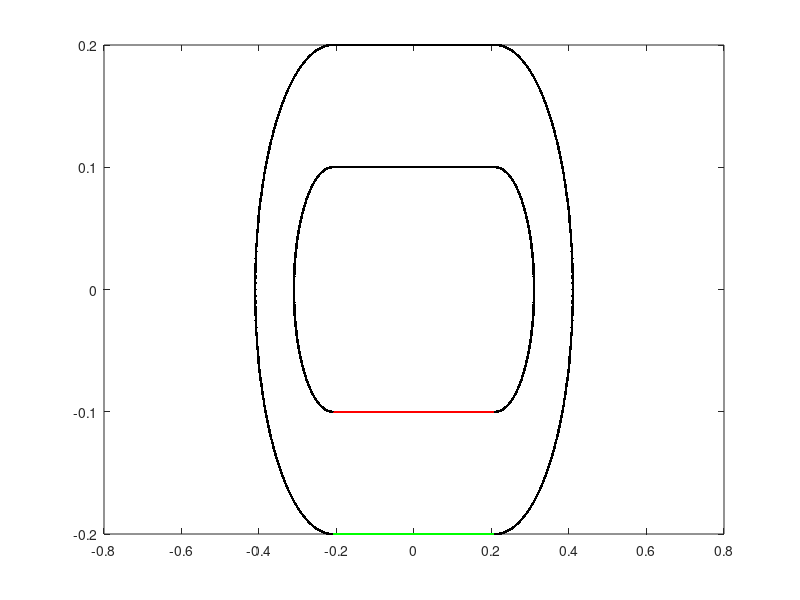

Recreate this plot in MATLAB.
%Racetrack with prescribed peristalsis and pericardium

L = 1;                              % length of computational domain (m)
N = 512;                            % number of Cartesian grid meshwidths at the finest level of the AMR grid
dx = L/N;                           % Cartesian mesh width (m)
ds = L/(2*N);                       % space between boundary points in straight tube

%%%%%%%%%%%%%%%%%%%%%%%%%%%%%%%%%%%%%%%%%%%%%%%%%%%
%%%%%%%%%%%%%%%%%%%%%%%%%%%%%%%%%%%%%%%%%%%%%%%%%%%
%Parameters for the racetrack

Let = 0.4;                          % Length of elastic tube (m)
Nend = 10;                           % Number of rigid points on each end of elastic section
Lt = Let+2*Nend*ds;                 % Length of straight section with three rigid points on each end

diameter = 0.1;                     % diameter of the tube
R2 = 0.1;                           % radius of inner wall
R1 = R2+diameter;                   % radius of outer wall
percont = 0.8;                      %percent contraction for applied force peristalsis

Nstraight = 2*ceil(Lt/ds);          % number of points along each straight section
Ncurve = 2*ceil(pi*R1/ds);          % number of points along each curved section
Nrace = Nstraight+2*Ncurve;         % number of points making up the racetrack part
dtheta = pi/(Ncurve/2);             % angle increment for drawing curved edges

mesh_name = 'heart_';               % structure name

centery = 0;                        % y-position of center of curved sections
centerx1 = -0.5*Lt;                 % x-position of center of left curved section
centerx2 = 0.5*Lt;                  % x-position of center of right curved section

%%%%%%%%%%%%%%%%%%%%%%%%%%%%%%%%%%%%%%%%%%%%%%%%%%%%%%%%%%
%%%%%%%%%%%%%%%%%%%%%%%%%%%%%%%%%%%%%%%%%%%%%%%%%%%%%%%%%
% Parameters for the pericardium
%Dp = 2*diameter;                    %diameter of the pericardium
%Nperi = 2*ceil((Dp-diameter)/ds);  % number of boundary points along the sides of the pericardium
%Nperitot = Nperi + Nstraight;       % total number of pericardium points

%%%%%%%%%%%%%%%%%%%%%%%%%%%%%%%%%%%%%%%%%%%%%%%%%%%%%%%%%%
%%%%%%%%%%%%%%%%%%%%%%%%%%%%%%%%%%%%%%%%%%%%%%%%%%%%%%%%%
% Parameters for the actuator
%La = 0.04;                          % length of the actuator section
%NLa = ceil(La/ds);                  % number of points along each actuator
%Ca = 0.25*Lt;                       % center of the actuator section
%NCa = ceil(ceil(Nstraight/2)*Ca/Lt); % index of the center point
%Na1 = NCa - ceil(NLa/2);            % index of the starting point with respect to the elastic section
%Na2 = Na1+NLa-1;                    % index of the ending point with respect to the elastic section

%%%%%%%%%%%%%%%%%%%%%%%%%%%%%%%%%%%%%%%%%%%%%%%%%%%%%%%%%%
%%%%%%%%%%%%%%%%%%%%%%%%%%%%%%%%%%%%%%%%%%%%%%%%%%%%%%%%%
% Parameters for the prescribed peristalsis
Lap = 0.3;                          % length of the actuator section
NLap = ceil(Lap/ds);                  % number of points along each actuator
Cap = 0.5*Lt;                       % center of the actuator section
NCap = ceil(ceil(Nstraight/2)*Cap/Lt); % index of the center point
Na1p = NCap - ceil(NLap/2);            % index of the starting point with respect to the elastic section
Na2p = Na1p+NLap-1;                    % index of the ending point with respect to the elastic section


%%%%%%%%%%%%%%%%%%%%%%%%%%%%%%%%%%%%%%%%%%%
%%%%%%%%%%%%%%%%%%%%%%%%%%%%%%%%%%%%%%%%%%%

% Parameters for applied force peristalsis
%Lnperi = 0.05;                          % length of the end of the flexible tube without peristalsis
%Lperi = Lt-2*Lnperi;                      % length of the peristalsis section of tube
%Nperist = ceil(Lperi/ds);                 % number of peristaltic points on top or bottom of tube
%NCent = ceil(Nstraight/4);                 %index of center of elastic tube
%Nperi1 = NCent-ceil(0.5*Nperist);           % index of the starting point with respect to the elastic section
%Nperi2 = Nperi1+Nperist-1;                  %index of the ending point with respect to the elastic section

%%%%%%%%%%%%%%%%%%%%%%%%%%%%%%%%%%%%%%%%%%%
%%%%%%%%%%%%%%%%%%%%%%%%%%%%%%%%%%%%%%%%%%%
% parameters for markers
Nmarkersx = 11;                     %number of columns of markers
Nmarkersy = 11;                     %number of markers in each column
Nmarkers=Nmarkersx*Nmarkersy;       %total number of markers
dmx = Let/(Nmarkersx-1);            %space between markers in x-direction
dmy = diameter/(Nmarkersy-1);       %space between markers in y-direction

%%%%%%%%%%%%%%%%%%%%%%%%%%%%%%%%%%%%%%%%%%%
%%%%%%%%%%%%%%%%%%%%%%%%%%%%%%%%%%%%%%%%%%%
% material parameters
kappa_spring = 30.0;               % spring constant (Newton)
kappa_beam = 0.3;                 % beam stiffness constant (Newton m^2) %2.5e-2 works for Wo>=5
kappa_target = kappa_spring;        % target point penalty spring constant (Newton)
Fmag = 4.0e0;                % this is my best guess at a reasonable applied force %4.0e0 works for Wo>=5
phase = 0;                      %initial phase of the oscillating force, where F=Fmag*phase and phase = (1+sin(2*pi*f*t-pi/2));

%%%%%%%%%%%%%%%%%%%%%%%%%%%%%%%%%%%%%%%%%%%%%%%%%%%%%%%%%%%%%%%%%%%%%%%%%%%%%%%%
%%%%%%%%%%%%%%%%%%%%%%%%%%%%%%
% Make the elastic section of the tube
% Write out the vertex information
% 
% vertex_fid = fopen([mesh_name 'tube_' num2str(N) '.vertex'], 'w');
% fprintf(vertex_fid, '%d\n', Nstraight);
% 
% %top part
% for i=1:ceil(Nstraight/2)
%     ytop = centery-R2;
%     xtop = -Lt/2+(i-1)*ds;
%     fprintf(vertex_fid, '%1.16e %1.16e\n', xtop, ytop);
% end
% 
% %bottom part
% for i=ceil(Nstraight/2)+1:Nstraight
%     ybot = centery-R1;
%     xbot = -Lt/2+(i-ceil(Nstraight/2)-1)*ds;
%     fprintf(vertex_fid, '%1.16e %1.16e\n', xbot, ybot);
% end
% fclose(vertex_fid);

%%%%%%%%%%%%%%%%%%%%%%%%%%%%%%%%%%%%%%%%%%%%%%%%%%%%%%%%%%%%%%%%%%%%%%%%%%%%%%%%
%%%%%%%%%%%%%%%%%%%%%%%%%%%%%%
% Make markers as vertices with no material properties

vertex_fid = fopen(['markers_' num2str(N) '.vertex'], 'w');
fprintf(vertex_fid, '%d\n', Nmarkers);

%top part
for i=0:Nmarkersx-1
    for j=0:Nmarkersy-1
        y = centery-R2-j*dmy;
        x = -Let/2+i*dmx;
    fprintf(vertex_fid, '%1.16e %1.16e\n', x, y);
    end
end


%%%%%%%%%%%%%%%%%%%%%%%%%%%%%%%%%%%%%%%%%%%%%%%%%%%%%%%%%%%%%%%%%%%%%%%%%%%%%%%%
%%%%%%%%%%%%%%%%%%%%%%%%%%%%%%
% prescribed peristalsis part
% Write out the vertex information
%%%%%%%%%%%%%%%%%%%%%%%%%%%%%%
% prescribed peristalsis part
% Write out the vertex information

%top part
vertex_fid = fopen(['pperi_top_' num2str(N) '.vertex'], 'w');
fprintf(vertex_fid, '%d\n', NLap);

for i=Na1p:Na2p,
    ytop = centery-R2;
    xtop = -Lt/2+i*ds;
    fprintf(vertex_fid, '%1.16e %1.16e\n', xtop, ytop);
end
fclose(vertex_fid);

%bottom part
vertex_fid = fopen(['pperi_bot_' num2str(N) '.vertex'], 'w');
fprintf(vertex_fid, '%d\n', NLap);

for i=Na1p:Na2p,
    ybot = centery-R1;
    xbot = -Lt/2+i*ds;
    fprintf(vertex_fid, '%1.16e %1.16e\n', xbot, ybot);
end
fclose(vertex_fid);

% Allocate space for variables
ytop_elastic = zeros(1,ceil(Nstraight/2));
xtop_elastic = zeros(1,ceil(Nstraight/2));
ybot_elastic = zeros(1,ceil(Nstraight/2));
xbot_elastic = zeros(1,ceil(Nstraight/2));

% Vertex information
vertex_fid = fopen([mesh_name 'tube_' num2str(N) '.vertex'], 'w');
fprintf(vertex_fid, '%d\n', Nstraight);

% Top section, elastic tube
for i = 1:(Nstraight/2)
    ytop_elastic(1,i) = centery-R2;
    xtop_elastic(1,i) = -Lt/2+(i-1)*ds;
    fprintf(vertex_fid, '%1.16e %1.16e\n', xtop_elastic(1,i), ytop_elastic(1,i));
end

% Bottom section, elastic tube
for  i = 1:(Nstraight/2)
    ybot_elastic(1,i) = centery-R1;
    xbot_elastic(1,i) = -Lt/2+(i-1)*ds;
    fprintf(vertex_fid, '%1.16e %1.16e\n', xbot_elastic(1,i), ybot_elastic(1,i));
end

fclose(vertex_fid);

% Plots elastic tube vertices
plot(xtop_elastic,ytop_elastic,'r.')
hold on
plot(xbot_elastic,ybot_elastic,'g.')
%%%%%%%%%%%%%%%%%%%%%%%%%%%%%%%%%%%%%%%%%%%%%%%%%%%%%%%%%%%%%%%%%%%%%%%%%%%%%%%%
%%%%%%%%%%%%%%%%%%%%%%%%%%%%%%
% valveless pumping applied force
% Use either the target point actuator or the applied force, but not both.
% Write out the vertex information
%
%vertex_fid = fopen(['vp_aforce_' num2str(N) '.vertex'], 'w');
%fprintf(vertex_fid, '%d\n', 2*NLa);
%
%top points
%for i=Na1:Na2,
%    ytop = centery-R2;
%    xtop = -Lt/2+i*ds;
%    fprintf(vertex_fid, '%1.16e %1.16e\n', xtop, ytop);
%end
%
%bottom points
%for i=Na1:Na2,
%    ybot = centery-R1;
%    xbot = -Lt/2+i*ds;
%    fprintf(vertex_fid, '%1.16e %1.16e\n', xbot, ybot);
%end
%fclose(vertex_fid);
%
%%%%%%%%%%%%%%%%%%%%%%%%%%%%%%%%%%%%%%%%%%%%%%%%%%%%%%%%%%%%%%%%%%%%%%%%%%%%%%%%
%%%%%%%%%%%%%%%%%%%%%%%%%%%%%%
% peristalsis applied force
% Use either the target point actuator or the applied force, but not both.
% Write out the vertex information
%
%vertex_fid = fopen(['peri_aforce_' num2str(N) '.vertex'], 'w');
%fprintf(vertex_fid, '%d\n', 2*Nperist);
%
%top points
%for i=Nperi1:Nperi2,
%    ytop = centery-R2;
%    xtop = -Lt/2+i*ds;
%    fprintf(vertex_fid, '%1.16e %1.16e\n', xtop, ytop);
%end
%
%bottom points
%for i=Nperi1:Nperi2,
%    ybot = centery-R1;
%    xbot = -Lt/2+i*ds;
%    fprintf(vertex_fid, '%1.16e %1.16e\n', xbot, ybot);
%end
%fclose(vertex_fid);
%
%%%%%%%%%%%%%%%%%%%%%%%%%%%%%%%%%%%%%%%%%%%%%%%%%%%%%%%%%%%%%%%%%%%%%%%%%%%%%%%%
%%%%%%%%%%%%%%%%%%%%%%%%%%%%%%
% race track part
% Write out the vertex information

% Allocate Space
x_race = zeros(1,Nrace);
y_race = zeros(1,Nrace);

vertex_fid = fopen([mesh_name 'race_' num2str(N) '.vertex'], 'w');
fprintf(vertex_fid, '%d\n', Nrace);

%right inner curved part of racetrack 
for i=1:ceil(Ncurve/2)
    theta = (i-1)*dtheta-pi/2;
    y_race(1,i) = centery+R2*sin(theta);
    x_race(1,i) = Lt/2+R2*cos(theta);
    fprintf(vertex_fid, '%1.16e %1.16e\n', x_race(1,i), y_race(1,i));
end

%straight inner section on the top
for i = ceil(Ncurve/2)+1:ceil(Ncurve/2)+ceil(Nstraight/2)
    y_race(1,i) = centery+R2;
    x_race(1,i) = centerx2-(i-ceil(Ncurve/2)-1)*ds;
    fprintf(vertex_fid, '%1.16e %1.16e\n', x_race(1,i), y_race(1,i));
end

%left inner curved part of racetrack
for i = ceil(Ncurve/2)+ceil(Nstraight/2)+1:Ncurve+ceil(Nstraight/2)
    theta = pi/2+(i-(ceil(Ncurve/2)+ceil(Nstraight/2))-1)*dtheta;
    y_race(1,i) = centery+R2*sin(theta);
    x_race(1,i) = centerx1+R2*cos(theta);
    fprintf(vertex_fid, '%1.16e %1.16e\n', x_race(1,i), y_race(1,i));
end

%right outer curved part of racetrack 
for i=Ncurve+ceil(Nstraight/2)+1:Ncurve+ceil(Ncurve/2)+ceil(Nstraight/2),
    theta=(i-(Ncurve+ceil(Nstraight/2))-1)*dtheta-pi/2;
    y_race(1,i) = centery+R1*sin(theta);
    x_race(1,i) = Lt/2+R1*cos(theta);
    fprintf(vertex_fid, '%1.16e %1.16e\n', x_race(1,i), y_race(1,i));
end

%straight outer section on the top
for i = Ncurve+ceil(Ncurve/2)+ceil(Nstraight/2)+1:Ncurve+ceil(Ncurve/2)+Nstraight,
    y_race(1,i) = centery+R1;
    x_race(1,i) = centerx2-(i-(Ncurve+ceil(Ncurve/2)+ceil(Nstraight/2))-1)*ds;
    fprintf(vertex_fid, '%1.16e %1.16e\n', x_race(1,i), y_race(1,i));
end


%left outer curved part of racetrack
for i = Ncurve+ceil(Ncurve/2)+Nstraight+1:2*Ncurve+Nstraight,
    theta = pi/2+(i-(Ncurve+ceil(Ncurve/2)+Nstraight)-1)*dtheta;
    y_race(1,i) = centery+R1*sin(theta);
    x_race(1,i) = centerx1+R1*cos(theta);
    fprintf(vertex_fid, '%1.16e %1.16e\n', x_race(1,i), y_race(1,i));
end
fclose(vertex_fid);

% Plots the racetrack vertices
plot(x_race,y_race,'k.')


%%%%%%%%%%%%%%%%%%%%%%%%%%%%%%%%%%%%%%%%%%%%%%%%%%%%%%%%%%%%%%%%%%%%%%%%%%%%%%%%
%%%%%%%%%%%%%%%%%%%%%%%%%%%%%%%%%%%%%%%%%%%%%%%%%%%%%%%%%%%%%%%%%%%%%%%%
% Pericardium
% Write out the vertex information
%
%vertex_fid = fopen([mesh_name 'peri_' num2str(N) '.vertex'], 'w');
%fprintf(vertex_fid, '%d\n', Nperitot);
%
% make the top and bottom of the pericardium
%for i=1:ceil(Nstraight/2),
%    ytop = centery-(R2-(Dp-diameter)/2);
%    xtop = -Lt/2+(i-1)*ds;
%    fprintf(vertex_fid, '%1.16e %1.16e\n', xtop, ytop);
%end
%
%for i=ceil(Nstraight/2)+1:Nstraight,
%    ybot = centery-R1-(Dp-diameter)/2;
%    xbot = -Lt/2+(i-ceil(Nstraight/2)-1)*ds;
%    fprintf(vertex_fid, '%1.16e %1.16e\n', xbot, ybot);
%end

% make the four side pieces
%for i=Nstraight+1:Nstraight+ceil(Nperi/4),
%    y = centery-(R1+(Dp-diameter)/2)+(i-Nstraight-1)*ds;
%    x = -Lt/2;
%    fprintf(vertex_fid, '%1.16e %1.16e\n', x, y);
%end
%
%for i=Nstraight+ceil(Nperi/4)+1:Nstraight+ceil(Nperi/2),
%    y = centery-R2+(i-Nstraight-ceil(Nperi/4)-1)*ds;
%    x = -Lt/2;
%    fprintf(vertex_fid, '%1.16e %1.16e\n', x, y);
%end
%
%for i=Nstraight+ceil(Nperi/2)+1:Nstraight+ceil(3*Nperi/4),
%    y = centery-(R1+(Dp-diameter)/2)+(i-Nstraight-ceil(Nperi/2)-1)*ds;
%    x = Lt/2;
%    fprintf(vertex_fid, '%1.16e %1.16e\n', x, y);
%end
%
%for i=Nstraight+ceil(3*Nperi/4)+1:Nperitot,
%    y = centery-R2+(i-Nstraight-ceil(3*Nperi/4)-1)*ds;
%    x = Lt/2;
%    fprintf(vertex_fid, '%1.16e %1.16e\n', x, y);
%end
%fclose(vertex_fid);
%
%%%%%%%%%%%%%%%%%%%%%%%%%%%%%%%%%%%%%%%%%%%%%%%%%%%%%%%%%%%%%%%%%%%%%%%%%%%%%%%%
%%%%%%%%%%%%%%%%%%%%%%%%%%%%%%%%%%%%%%%%%%%%%%%%%%%%%%%%%%%%%%%%%%%%%%%%%%%%%%%%
% Write out the spring information for the elastic section

spring_fid = fopen([mesh_name 'tube_' num2str(N) '.spring'], 'w');
fprintf(spring_fid, '%d\n', Nstraight-2);

%elastic part of tube
for i = 0:ceil(Nstraight/2)-2
    fprintf(spring_fid, '%d %d %1.16e %1.16e\n', i, i+1, kappa_spring*ds/(ds^2), ds);
end

for i = ceil(Nstraight/2):Nstraight-2
    fprintf(spring_fid, '%d %d %1.16e %1.16e\n', i, i+1, kappa_spring*ds/(ds^2), ds);
end

fclose(spring_fid);
%
% %%%%%%%%%%%%%%%%%%%%%%%%%%%%%%%%%%%%%%%%%%%%%%%%%%%%%%%%%%%%%%%%%%%%%%%%%%%%%%%%
% %%%%%%%%%%%%%%%%%%%%%%%%%%%%%%%%%%%%%%%%%%%%%%%%%%%%%%%%%%%%%%%%%%%%%%%%%%%%%%%%
%
% Write out the spring information for the valveless pumping applied force
%
%spring_fid = fopen(['vp_aforce_' num2str(N) '.spring'], 'w');
%fprintf(spring_fid, '%d\n', NLa);
%
%elastic part of tube
%for i = 0:(NLa-1),
%    fprintf(spring_fid, '%d %d %1.16e %1.16e %d\n', i, i+NLa, Fmag, phase, 1);
%end
%
%fclose(spring_fid);
%
% %%%%%%%%%%%%%%%%%%%%%%%%%%%%%%%%%%%%%%%%%%%%%%%%%%%%%%%%%%%%%%%%%%%%%%%%%%%%%%%%
% %%%%%%%%%%%%%%%%%%%%%%%%%%%%%%%%%%%%%%%%%%%%%%%%%%%%%%%%%%%%%%%%%%%%%%%%%%%%%%%%
% Write out the spring information for the peristalsis applied force
%
%spring_fid = fopen(['peri_aforce_' num2str(N) '.spring'], 'w');
%fprintf(spring_fid, '%d\n', Nperist);
%
%elastic part of tube
%for i = 0:(Nperist-1),
%    %fprintf(spring_fid, '%d %d %1.16e %1.16e %d\n', i, i+Nperist, Fmag, phase, 2);
%    fprintf(spring_fid, '%d %d %1.16e %1.16e\n', i, i+Nperist, 0, percont*diameter);
%end
%
%fclose(spring_fid);
%
% %%%%%%%%%%%%%%%%%%%%%%%%%%%%%%%%%%%%%%%%%%%%%%%%%%%%%%%%%%%%%%%%%%%%%%%%%%%%%%%%
% %%%%%%%%%%%%%%%%%%%%%%%%%%%%%%%%%%%%%%%%%%%%%%%%%%%%%%%%%%%%%%%%%%%%%%%%%%%%%%%%
% % Write out the beam information for the elastic section

beam_fid = fopen([mesh_name 'tube_' num2str(N) '.beam'], 'w');
fprintf(beam_fid, '%d\n', Nstraight-4);

%elastic part of tube
for i = 0:ceil(Nstraight/2)-3
    fprintf(beam_fid, '%d %d %d %1.16e\n', i, i+1, i+2, kappa_beam*ds/(ds^4));
end

for i = ceil(Nstraight/2):Nstraight-3
    fprintf(beam_fid, '%d %d %d %1.16e\n', i, i+1, i+2, kappa_beam*ds/(ds^4));
end
fclose(beam_fid);

%%%%%%%%%%%%%%%%%%%%%%%%%%%%%%%%%%%%%%%%%%%%%%%%%%%%%%%%%%%%%%%%%%%%%%%%%%%%%%%%
%%%%%%%%%%%%%%%%%%%%%%%%%%%%%%%%%%%%%%%%%%%%%%%%%%%%%%%%%%%%%%%%%%%%%%%%%%%%%%%%

% Write out the target point information for the ends of the elastic tube
target_fid = fopen([mesh_name 'tube_' num2str(N) '.target'], 'w');

fprintf(target_fid, '%d\n', 4*Nend);

for i = 0:Nend-1,
    fprintf(target_fid, '%d %1.16e\n', i, kappa_target*ds/(ds^2));
end

for i = ceil(Nstraight/2)-Nend:ceil(Nstraight/2)-1,
    fprintf(target_fid, '%d %1.16e\n', i, kappa_target*ds/(ds^2));
end

for i = ceil(Nstraight/2):ceil(Nstraight/2)+Nend-1,
    fprintf(target_fid, '%d %1.16e\n', i, kappa_target*ds/(ds^2));
end

for i = Nstraight-Nend:Nstraight-1,
    fprintf(target_fid, '%d %1.16e\n', i, kappa_target*ds/(ds^2));
end

fclose(target_fid);

%%%%%%%%%%%%%%%%%%%%%%%%%%%%%%%%%%%%%%%%%%%%%%%%%%%%%%%%%%%%%%%%%%%%%%%%%%%%%%%%
% Write out the target point information for the actuator

%top actuator
%target_fid = fopen(['actuator_top_' num2str(N) '.target'], 'w');
%fprintf(target_fid, '%d\n', NLa);
%
%for i = 0:NLa-1,
%    fprintf(target_fid, '%d %1.16e\n', i, kappa_target*ds/(ds^2));
%end
%
%fclose(target_fid);
%
%bottom actuator
%target_fid = fopen(['actuator_bot_' num2str(N) '.target'], 'w');
%fprintf(target_fid, '%d\n', NLa);
%
%for i = 0:NLa-1,
%    fprintf(target_fid, '%d %1.16e\n', i, kappa_target*ds/(ds^2));
%end
%
%fclose(target_fid);
%
%%%%%%%%%%%%%%%%%%%%%%%%%%%%%%%%%%%%%%%%%%%%%%%%%%%%%%%%%%%%%%%%%%%%%%%%%%%%%%%%
% Write out the target point information for the actuator
%
%top prescribed peristalsis
target_fid = fopen(['pperi_top_' num2str(N) '.target'], 'w');
fprintf(target_fid, '%d\n', NLap);

for i = 0:NLap-1,
    fprintf(target_fid, '%d %1.16e\n', i, kappa_target*ds/(ds^2));
end

fclose(target_fid);

%bottom prescribed peristalsis
target_fid = fopen(['pperi_bot_' num2str(N) '.target'], 'w');
fprintf(target_fid, '%d\n', NLap);

for i = 0:NLap-1,
    fprintf(target_fid, '%d %1.16e\n', i, kappa_target*ds/(ds^2));
end

fclose(target_fid);

%%%%%%%%%%%%%%%%%%%%%%%%%%%%%%%%%%%%%%%%%%%%%%%%%%%%%%%%%%%%%%%%%%%%%%%%%%%%%%%%
% Write out the target point information for the racetrack
target_fid = fopen([mesh_name 'race_' num2str(N) '.target'], 'w');

fprintf(target_fid, '%d\n', Nrace);

for i = 0:Nrace-1,
    fprintf(target_fid, '%d %1.16e\n', i, kappa_target*ds/(ds^2));
end

fclose(target_fid);

%%%%%%%%%%%%%%%%%%%%%%%%%%%%%%%%%%%%%%%%%%%%%%%%%%%%%%%%%%%%%%%%%%%%%%%%%%%%%%%%
% Write out the target point information for the pericardium
%target_fid = fopen([mesh_name 'peri_' num2str(N) '.target'], 'w');
%
%fprintf(target_fid, '%d\n', Nperitot);
%
%for i = 0:Nperitot-1,
%    fprintf(target_fid, '%d %1.16e\n', i, kappa_target*ds/(ds^2));
%end
%
%fclose(target_fid);

%%%%%%%%%%%%%%%%%%%%%%%%%%%%%%%%%%%%%%%%%%%%%%%%%%%%%%%%%%%%%%%%%%%%%%%%%%%%%%%%
